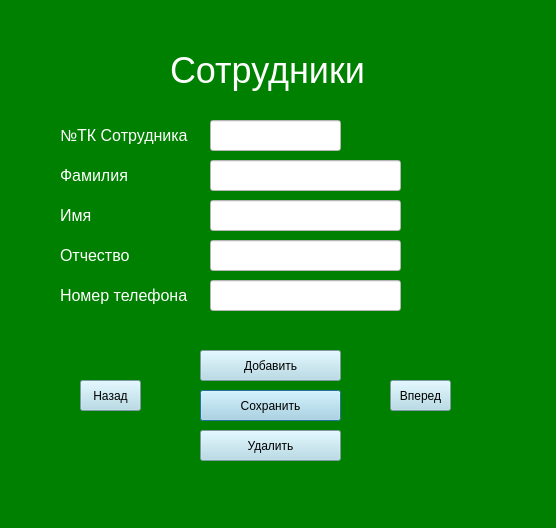
<?xml version="1.0" encoding="UTF-8"?>
<ui version="4.0">
 <class>SellerForm</class>
 <widget class="QDialog" name="SellerForm">
  <property name="geometry">
   <rect>
    <x>0</x>
    <y>0</y>
    <width>556</width>
    <height>528</height>
   </rect>
  </property>
  <property name="windowTitle">
   <string>Dialog</string>
  </property>
  <property name="styleSheet">
   <string notr="true">background-color: green</string>
  </property>
  <widget class="QLabel" name="label_3">
   <property name="geometry">
    <rect>
     <x>170</x>
     <y>40</y>
     <width>211</width>
     <height>61</height>
    </rect>
   </property>
   <property name="styleSheet">
    <string notr="true">color:white;
font-size: 36px</string>
   </property>
   <property name="text">
    <string>Сотрудники</string>
   </property>
  </widget>
  <widget class="QLabel" name="label_2">
   <property name="geometry">
    <rect>
     <x>60</x>
     <y>160</y>
     <width>81</width>
     <height>31</height>
    </rect>
   </property>
   <property name="styleSheet">
    <string notr="true">color: white;
font-size: 16px</string>
   </property>
   <property name="text">
    <string>Фамилия</string>
   </property>
  </widget>
  <widget class="QPushButton" name="save">
   <property name="geometry">
    <rect>
     <x>200</x>
     <y>390</y>
     <width>141</width>
     <height>31</height>
    </rect>
   </property>
   <property name="styleSheet">
    <string notr="true">color: black;
background-color: lightblue</string>
   </property>
   <property name="text">
    <string>Сохранить</string>
   </property>
  </widget>
  <widget class="QPushButton" name="previous">
   <property name="geometry">
    <rect>
     <x>80</x>
     <y>380</y>
     <width>61</width>
     <height>31</height>
    </rect>
   </property>
   <property name="styleSheet">
    <string notr="true">color: black;
background-color: lightblue</string>
   </property>
   <property name="text">
    <string>Назад</string>
   </property>
  </widget>
  <widget class="QLabel" name="label_4">
   <property name="geometry">
    <rect>
     <x>60</x>
     <y>200</y>
     <width>81</width>
     <height>31</height>
    </rect>
   </property>
   <property name="styleSheet">
    <string notr="true">color: white;
font-size: 16px</string>
   </property>
   <property name="text">
    <string>Имя</string>
   </property>
  </widget>
  <widget class="QPushButton" name="add">
   <property name="geometry">
    <rect>
     <x>200</x>
     <y>350</y>
     <width>141</width>
     <height>31</height>
    </rect>
   </property>
   <property name="styleSheet">
    <string notr="true">color: black;
background-color: lightblue</string>
   </property>
   <property name="text">
    <string>Добавить</string>
   </property>
  </widget>
  <widget class="QLineEdit" name="last_name">
   <property name="geometry">
    <rect>
     <x>210</x>
     <y>160</y>
     <width>191</width>
     <height>31</height>
    </rect>
   </property>
   <property name="styleSheet">
    <string notr="true">background-color: white;
color:black;
font-size:16px</string>
   </property>
  </widget>
  <widget class="QLabel" name="label_7">
   <property name="geometry">
    <rect>
     <x>60</x>
     <y>280</y>
     <width>131</width>
     <height>31</height>
    </rect>
   </property>
   <property name="styleSheet">
    <string notr="true">color: white;
font-size: 16px</string>
   </property>
   <property name="text">
    <string>Номер телефона</string>
   </property>
  </widget>
  <widget class="QLabel" name="label">
   <property name="geometry">
    <rect>
     <x>60</x>
     <y>120</y>
     <width>131</width>
     <height>31</height>
    </rect>
   </property>
   <property name="styleSheet">
    <string notr="true">color: white;
font-size: 16px</string>
   </property>
   <property name="text">
    <string>№ТК Сотрудника</string>
   </property>
  </widget>
  <widget class="QLineEdit" name="seller_id">
   <property name="geometry">
    <rect>
     <x>210</x>
     <y>120</y>
     <width>131</width>
     <height>31</height>
    </rect>
   </property>
   <property name="styleSheet">
    <string notr="true">background-color: white;
color:black;
font-size: 16px</string>
   </property>
  </widget>
  <widget class="QPushButton" name="next">
   <property name="geometry">
    <rect>
     <x>390</x>
     <y>380</y>
     <width>61</width>
     <height>31</height>
    </rect>
   </property>
   <property name="styleSheet">
    <string notr="true">color:black;
background-color: lightblue</string>
   </property>
   <property name="text">
    <string>Вперед</string>
   </property>
  </widget>
  <widget class="QLineEdit" name="phone_number">
   <property name="geometry">
    <rect>
     <x>210</x>
     <y>280</y>
     <width>191</width>
     <height>31</height>
    </rect>
   </property>
   <property name="styleSheet">
    <string notr="true">background-color: white;
color:black;
font-size:16px</string>
   </property>
  </widget>
  <widget class="QPushButton" name="delete_2">
   <property name="geometry">
    <rect>
     <x>200</x>
     <y>430</y>
     <width>141</width>
     <height>31</height>
    </rect>
   </property>
   <property name="styleSheet">
    <string notr="true">color: black;
background-color: lightblue</string>
   </property>
   <property name="text">
    <string>Удалить</string>
   </property>
  </widget>
  <widget class="QLineEdit" name="first_name">
   <property name="geometry">
    <rect>
     <x>210</x>
     <y>200</y>
     <width>191</width>
     <height>31</height>
    </rect>
   </property>
   <property name="styleSheet">
    <string notr="true">background-color: white;
color:black;
font-size:16px</string>
   </property>
  </widget>
  <widget class="QLabel" name="label_5">
   <property name="geometry">
    <rect>
     <x>60</x>
     <y>240</y>
     <width>81</width>
     <height>31</height>
    </rect>
   </property>
   <property name="styleSheet">
    <string notr="true">color: white;
font-size: 16px</string>
   </property>
   <property name="text">
    <string>Отчество</string>
   </property>
  </widget>
  <widget class="QLineEdit" name="middle_name">
   <property name="geometry">
    <rect>
     <x>210</x>
     <y>240</y>
     <width>191</width>
     <height>31</height>
    </rect>
   </property>
   <property name="styleSheet">
    <string notr="true">background-color: white;
color:black;
font-size:16px</string>
   </property>
  </widget>
 </widget>
 <resources/>
 <connections/>
</ui>
